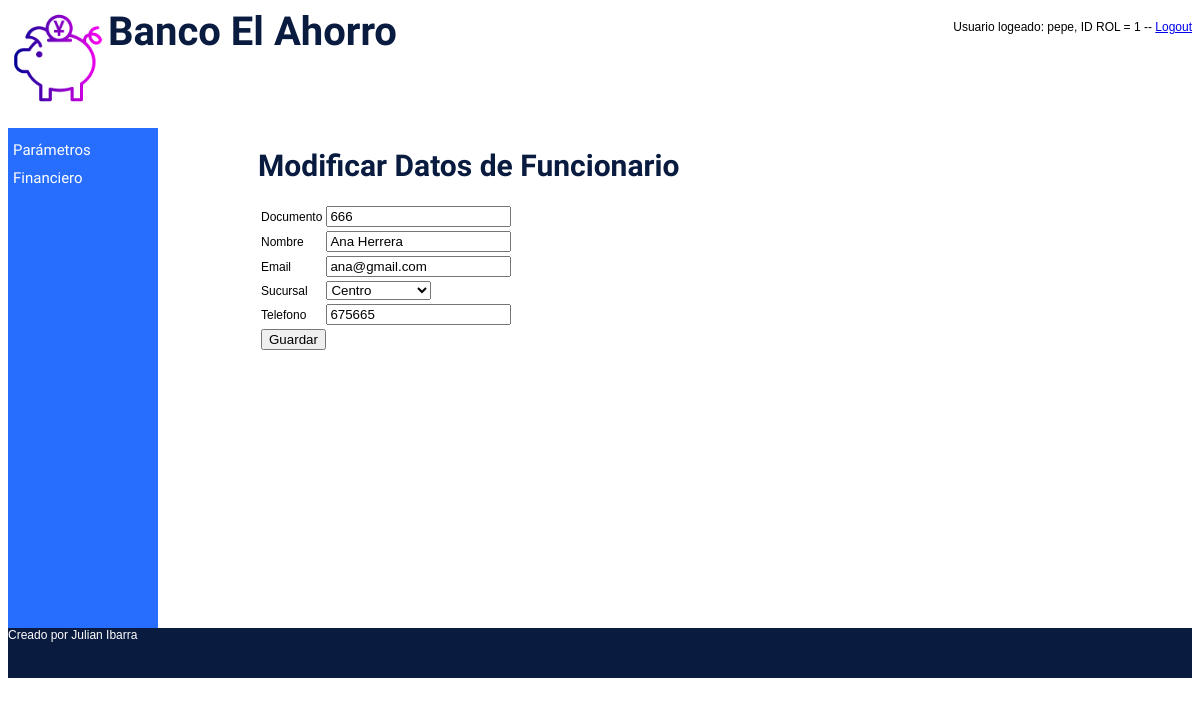
/index.php?sel=F5&documento=666 (signed in), run on the app's committed database.
### tables this page shows
CREATE TABLE funcionario(
documento int(15) PRIMARY KEY NOT NULL,
nombre varchar(50) NOT NULL,
email varchar(50) NOT NULL,
telefono varchar(15) NOT NULL,
id_sucursal int(15) NOT NULL
);

CREATE TABLE sucursal(
id_sucursal int(4) PRIMARY KEY AUTO_INCREMENT NOT NULL ,
nombre varchar(50) NOT NULL,
direccion varchar(30) NOT NULL,
telefono varchar(15) NOT NULL,
ciudad varchar(50) NOT NULL
);

### lib/config.php (called while the page is built)
<?php
    $CFG_HOST = "localhost";
    $CFG_USER = "root";
    $CFG_DBPWD = "root";
    $CFG_DBASE = "banco";
?>

### lib/funcionario.php (called while the page is built, shortened)
<?php
class Funcionario {
    var $nombre;
    var $id_sucursal;
    var $telefono;
    var $email;
    var $con;
    function Funcionario( ) {
        $this->nombre="";
        $this->email="";
        $this->id_sucursal=0;
        $this->telefono="";
        $this->con = new MySql();
    }
    function getNombre( ) {
        return $this->nombre;
    }
    function getEmail( ) {
        return $this->email;
    }
    function getId_sucursal(){
      return $this->id_sucursal;
    }
    function getTelefono(){
      return $this->telefono;
    }
   function consultar($documento) {
      $this->documento = $documento;
      $this->con->conectarse();
      $this->con->sql = "SELECT * FROM funcionario WHERE documento=".$this->documento."";
      $this->con->consultar();
      if ($this->con->numReg > 0) {
         $this->nombre = mysql_result($this->con->rtaSql,0,"nombre");
         $this->email = mysql_result($this->con->rtaSql,0,"email");
         $this->telefono = mysql_result($this->con->rtaSql,0,"telefono");
         $this->id_sucursal = mysql_result($this->con->rtaSql,0,"id_sucursal");
      }
      $this->con->desconectarse();
   }
}
?>

### lib/mysql_lib.php (called while the page is built, shortened)
<?php
class Mysql {
 var $sql;
 function Mysql () {
    $this->sql = "";
    }
 function consultar() {
    $this->rtaSql = mysql_query($this->sql);
    }
}
?>

### lib/sucursal.php (called while the page is built, shortened)
<?php
class Sucursal {
    var $nombre;
    var $con;
    function Sucursal( ) {
        $this->nombre="";
        $this->con = new MySql();
    }
    function getNombre( ) {
        return $this->nombre;
    }
   function consultar($id_sucursal) {
      $this->id_sucursal = $id_sucursal;
      $this->con->conectarse();
      $this->con->sql = "SELECT * FROM sucursal WHERE id_sucursal=".$this->id_sucursal."";
      $this->con->consultar();
      if ($this->con->numReg > 0) {
         $this->nombre = mysql_result($this->con->rtaSql,0,"nombre");
      }
      $this->con->desconectarse();
   }
  function listar( ) {
      $this->con->conectarse();
      $this->con->sql = "SELECT id_sucursal, nombre, direccion, telefono, ciudad ".
                "FROM sucursal";
      $this->con->consultar();
      $this->con->desconectarse();
   }
}
?>

### funcionario/funcionario_editar.php (the view, shortened to what this page needs)
<!DOCTYPE html>
<html lang="es">
<head>
</head>
<body>
 <h1>Modificar Datos de Funcionario</h1>
	<form name ='funcionario_grabar' action=index.php?sel=F6 method='post'>
        <table>
                <tr>
                    <td>Documento</td>
                    <?php
                    include("lib/config.php");
                    include("lib/mysql_lib.php");
                    include("lib/funcionario.php");
                    include("lib/sucursal.php");
                    $f = new Funcionario();
                    $f->consultar($_GET['documento']);
                    print "<td><input name= txtDocumento type=text value = ".$_GET['documento']." readonly></td>";
                    ?>
                </tr>
                <tr>
                    <td>Nombre</td>
                     <td><input name="txtNombre" type="text"  value = "<?php echo $f->getNombre(); ?>" ></td>
                </tr>
                <tr>
                    <td>Email</td>
                     <td><input name="txtEmail" type="text"  value = "<?php echo $f->getEmail(); ?>" ></td>
                </tr>
                <tr>
                    <td>Sucursal</td>
                     <td><select name="txtSucursal">
                        <?php
                            $s = new Sucursal();
                            $s->listar();
                            $s->consultar($f->getId_sucursal());
                                $id = $f->getId_sucursal();
                                $nombre = $s->getNombre();
                                print "<option value = $id> $nombre </option>";
                        ?>
                        </select></td>
                </tr>
                <tr>
                    <td>Telefono</td>
                     <td><input name="txtTelefono" type="text"  value = "<?php echo $f->getTelefono(); ?>" ></td>
                </tr>
                <tr>
                    <td colspan="2"><input name="btnGuardar" type="button" value="Guardar" onclick="validar()" ></td>
                </tr>
            </table>
        </form>
</body>
</html>

### estilos.css (style rules this page uses)
body { font-size: 12px; font-family:Arial; }

### funcionario/funcionario_editar.php (style rules this page uses)
h1 { padding-left: 100px; font-family: 'Lalezar', Arial; color:#0A1B40; font-size: 30px; }
form { padding-left: 100px; }

### data on the page
funcionario: txtNombre "Ana Herrera", txtEmail "ana@gmail.com", txtTelefono "675665"
sucursal: txtSucursal "Centro"

### other printed values
$_SESSION['SES_USUARIO'] "pepe"
$_SESSION['SES_ID_ROL'] "1"
